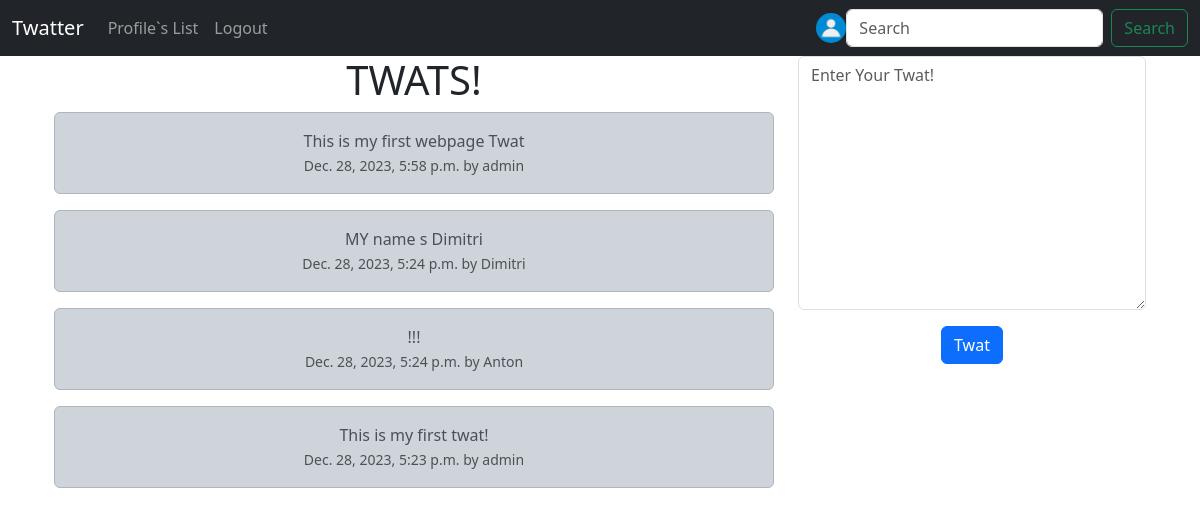
/ (signed in), run on an earlier commit of the app's database.
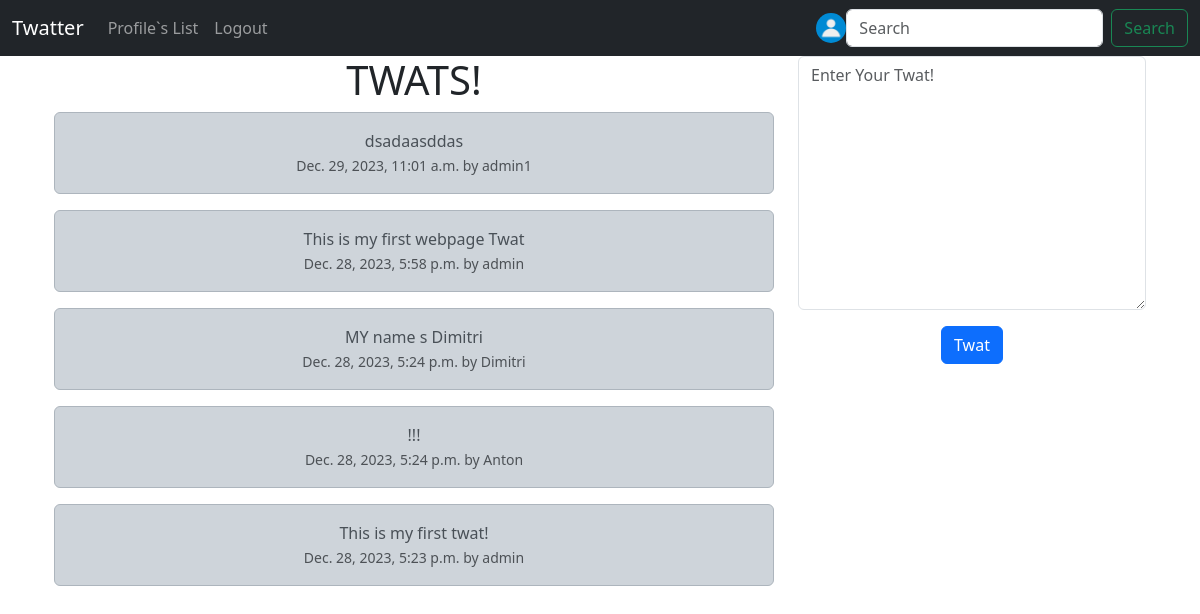
And on a later commit of the database.
### twat/models.py (models this page shows, shortened)
class Twat(models.Model):
    user = models.ForeignKey(User, on_delete=models.DO_NOTHING, related_name="twats")
    content = models.TextField(max_length=140)
    date_posted = models.DateTimeField(auto_now_add=True)
    likes = models.ManyToManyField(User, related_name="twat_like", blank=True)

### twat/views.py (the view, shortened to what this page needs)
# urls.py: path("", views.index, name="index"),
def index(request):
    if request.user.is_authenticated:
        form = Twat_Form(request.POST or None)
        twats = Twat.objects.all().order_by("-date_posted")
        context = {"twats": twats, "form": form}
        return render(request, "twat/index.html", context)
    else:
        twats = Twat.objects.all().order_by("-date_posted")
        context = {"twats": twats}
        return render(request, "twat/index.html", context)

### twat/forms.py
class Twat_Form(forms.ModelForm):
    content = forms.CharField(
        widget=forms.widgets.Textarea(
            attrs={"placeholder": "Enter Your Twat!", "class": "form-control"}
        ),
        required=True,
        label="",
    )
    class Meta:
        model = Twat
        exclude = (
            "user",
            "likes",
        )

### templates/twat/index.html (shortened to what this page needs)
{% extends "partials/base.html" %}
{% block content %}
<div class="container text-center">
    <div class="row">
        <div class="col-8">
            <h1>TWATS!</h1>
            {% for twat in twats%}
            <div class="alert alert-dark" role="alert">
                {{ twat.content }}
                <br>
                <small class="text-muted">{{ twat.date_posted}} by {{ twat.user.username }}</small>
                <br>
            </div>
            {% endfor%}
        </div>
        <div class="col-4">
            {% if form %}
                <form action="" method="POST">
                    {{ form.as_p }}
                    <button type="submit" class="btn btn-primary">Twat</button>
                </form>
            {% endif %}
        </div>
    </div>
</div>
{% endblock content %}

What changed in the data, as far as the page shows it:
added Twat: content "dsadaasddas", date_posted "Dec. 29, 2023, 11:01 a.m.", user.username "admin1"
